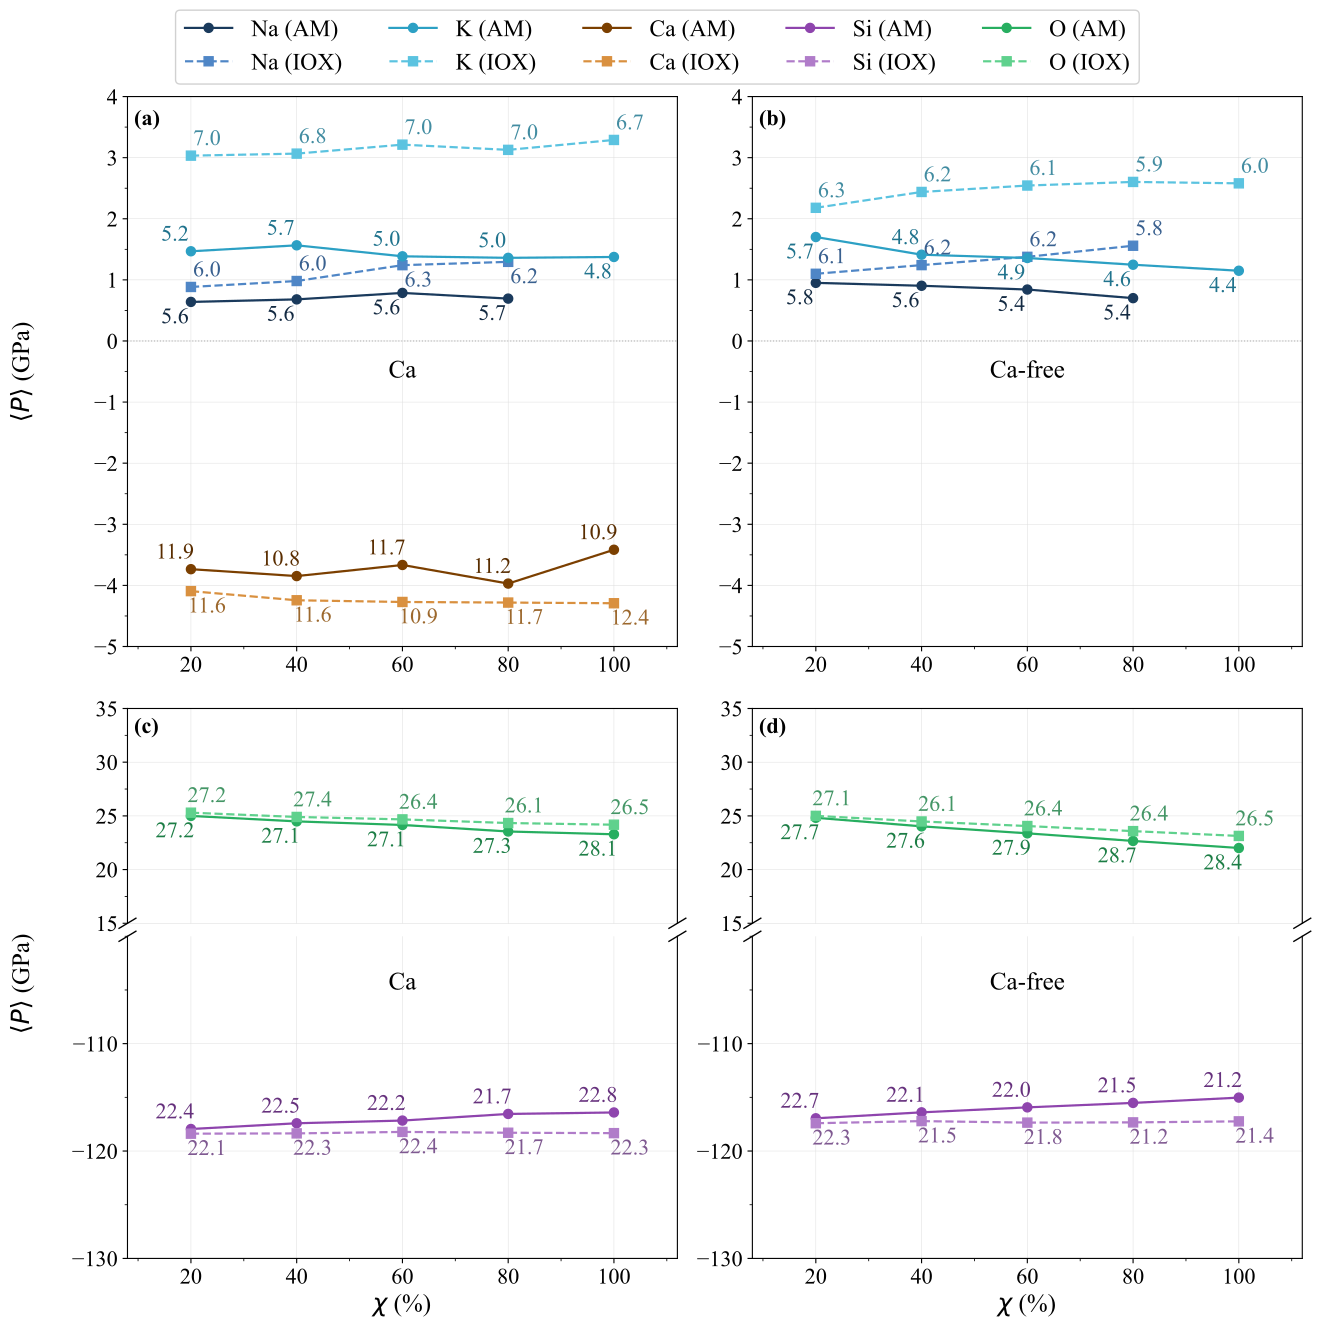

Write the Python code that produced this figure.
"""
fig_stress_av_mean_fwhm.py
<P> vs chi promediado sobre las 3 replicas, con el ancho de la distribucion como sombra.

Para cada chi, especie y estado (AM / IEX) y para cada replica (r=1,2,3):
  - media de la presion hidrostatica atomica P_i = -(sxx+syy+szz)/(3*V_i) [GPa]
  - ancho a media altura (FWHM) de la KDE de la distribucion de P_i
Curva  = media de las 3 medias.
Numero junto a cada punto = sigma_<P> = FWHM promediado sobre las 3 replicas (GPa).

Layout 2x2 como fig_stress_mean: (modificadores | red) x (CaO | Ca-free).
Ejes y: modificadores -5..4 GPa ; red con eje partido: O 15..35, Si -130..-100 GPa.
Paneles 2:1 (ancho:alto). Leyenda unica arriba, rotulos (a)-(d).
Atom types: Si=1, O=2, Ca=3, Na=4, K=5
"""

import numpy as np
import matplotlib.pyplot as plt
import matplotlib.ticker as ticker
from matplotlib.colors import to_rgb
from pathlib import Path
from scipy.stats import gaussian_kde

HERE     = Path(__file__).parent
DUMP_DIR = HERE / "dumps"
VORO_DIR = HERE.parent / "VORONOI"

TYPE_SI, TYPE_O, TYPE_CA, TYPE_NA, TYPE_K = 1, 2, 3, 4, 5
REPLICAS = (1, 2, 3)

XX_CONFIG = {
    20:  (3,  3,  3,  5,  5,  5),
    40:  (6,  6,  6,  10, 10, 10),
    60:  (9,  9,  9,  15, 15, 15),
    80:  (12, 12, 12, 20, 20, 20),
    100: (0,  15, 15, 0,  25, 25),
}
CHI = np.array(sorted(XX_CONFIG), dtype=float)

YLIM_MOD = (-5, 4)
YLIM_O = (15, 35)
YLIM_SI = (-130, -100)


def read_columns(path, ncols):
    data = {}
    in_atoms = False
    with open(path) as fh:
        for line in fh:
            s = line.strip()
            if s.startswith("ITEM: ATOMS"):
                in_atoms = True
                continue
            if s.startswith("ITEM:"):
                in_atoms = False
                continue
            if in_atoms and s:
                p = s.split()
                data[int(p[0])] = (int(p[1]),) + tuple(float(x) for x in p[2:2 + ncols])
    return data


def pressure_per_type(tag):
    stress = read_columns(DUMP_DIR / f"{tag}_stress.dat", 3)
    vol = read_columns(VORO_DIR / f"{tag}_vol.dat", 1)
    by_type = {t: [] for t in (TYPE_SI, TYPE_O, TYPE_CA, TYPE_NA, TYPE_K)}
    for aid, (t, sxx, syy, szz) in stress.items():
        if aid not in vol or t not in by_type:
            continue
        v = vol[aid][1]
        if v <= 0:
            continue
        by_type[t].append(-(sxx + syy + szz) / (3.0 * v) * 1e-4)   # GPa
    return {t: np.array(vals) for t, vals in by_type.items()}


def fwhm(arr):
    kde = gaussian_kde(arr, bw_method="silverman")
    pad = 0.1 * (arr.max() - arr.min())
    grid = np.linspace(arr.min() - pad, arr.max() + pad, 4000)
    y = kde(grid)
    i = int(np.argmax(y))
    half = y[i] / 2.0
    j = i
    while j > 0 and y[j] >= half:
        j -= 1
    k = i
    while k < len(y) - 1 and y[k] >= half:
        k += 1
    left = grid[j] + (half - y[j]) * (grid[j + 1] - grid[j]) / (y[j + 1] - y[j])
    right = grid[k - 1] + (y[k - 1] - half) * (grid[k] - grid[k - 1]) / (y[k - 1] - y[k])
    return right - left


# stats[sys][state][t] = (mean[chi], fwhm[chi])  (NaN si la especie no existe en ese chi)
stats = {s: {st: {t: (np.full(len(CHI), np.nan), np.full(len(CHI), np.nan))
                  for t in (TYPE_SI, TYPE_O, TYPE_CA, TYPE_NA, TYPE_K)}
             for st in ("am", "iex")} for s in ("cao", "noca")}

for ix, (XX, (xna_cao, xka_cao, xt_cao, xna_noca, xka_noca, xt_noca)) in enumerate(sorted(XX_CONFIG.items())):
    print(f"XX={XX}%...")
    tags = {
        ("cao", "am"):   f"cao_am_x{xka_cao}_r{{r}}",
        ("cao", "iex"):  f"cao_iex1_xt{xt_cao}_r{{r}}",
        ("noca", "am"):  f"noca_am_x{xka_noca}_r{{r}}",
        ("noca", "iex"): f"noca_iex1_xt{xt_noca}_r{{r}}",
    }
    for (sys_, st), pat in tags.items():
        per_rep = [pressure_per_type(pat.format(r=r)) for r in REPLICAS]
        for t in (TYPE_SI, TYPE_O, TYPE_CA, TYPE_NA, TYPE_K):
            arrs = [pr[t] for pr in per_rep]
            if any(len(a) < 5 for a in arrs):
                continue
            stats[sys_][st][t][0][ix] = np.mean([a.mean() for a in arrs])
            stats[sys_][st][t][1][ix] = np.mean([fwhm(a) for a in arrs])

import sys
sys.path.insert(0, str(HERE.parent))
from paper_style import BOX, FS_LABEL, FS_TEXT, apply_rcparams, relabel
apply_rcparams()

# (tipo, nombre, color AM, color IEX): dos tonos por especie
MOD_SERIES = [
    (TYPE_NA, "Na", "#1a3a5c", "#4f86c6"),
    (TYPE_K,  "K",  "#2ca0c4", "#5bc3e0"),
    (TYPE_CA, "Ca", "#7b3f00", "#d9903f"),
]
SI_SERIES = [(TYPE_SI, "Si", "#8e44ad", "#b07cc9")]
O_SERIES = [(TYPE_O, "O", "#27ae60", "#5fd18d")]
OFFSET_PT = 11.5
XSHIFT_PT = 11.5
LABEL_FS = FS_TEXT
TICK_FS = FS_TEXT
LABEL_AX_FS = FS_LABEL
TITLE_FS = FS_LABEL
LETTER_FS = FS_TEXT

# Geometria (pulgadas): cada "box" (a)-(d) es cuadrado de lado BOX;
# fila 1 (c,d) reparte ese mismo cuadrado en dos sub-paneles (O arriba, Si abajo).
PW = BOX
PH = BOX
LM, GAP_X, RM = 1.45, 0.75, 0.3
TM, GAP_Y, BM = 1.05, 0.62, 0.95
BREAK_GAP = 0.13
W = LM + 2 * PW + GAP_X + RM
H = TM + 2 * PH + GAP_Y + BM


def darker(color, f=0.72):
    r, g, b = to_rgb(color)
    return (r * f, g * f, b * f)


def add_axes_in(x, y, w, h):
    return fig.add_axes([x / W, y / H, w / W, h / H])


def panel_origin(col, row):
    return LM + col * (PW + GAP_X), BM + (1 - row) * (PH + GAP_Y)


def draw_series(ax, sys_, series):
    items = []
    for t, name, c_am, c_iex in series:
        if sys_ == "noca" and t == TYPE_CA:
            continue
        for st, color, marker, ls, tag in (("am", c_am, "o", "-", "AM"), ("iex", c_iex, "s", "--", "IEX")):
            m, w = stats[sys_][st][t]
            ok = ~np.isnan(m)
            ax.plot(CHI[ok], m[ok], color=color, marker=marker, ls=ls, ms=6.5, lw=1.6,
                    label=relabel(f"{name} ({tag})"), zorder=3)
            for ix in np.where(ok)[0]:
                items.append((ix, m[ix], darker(color), w[ix], st))
    return items


def style(ax, ylim):
    ax.set_ylim(*ylim)
    ax.set_xlim(8, 112)
    ax.xaxis.set_major_locator(ticker.MultipleLocator(20))
    ax.xaxis.set_minor_locator(ticker.AutoMinorLocator(2))
    ax.yaxis.set_minor_locator(ticker.AutoMinorLocator(2))
    ax.tick_params(labelsize=TICK_FS, which="both")
    ax.grid(lw=0.35, color="#dddddd", zorder=0)
    for sp in ax.spines.values():
        sp.set_visible(True)
        sp.set_linewidth(0.8)


def place_labels(ax, items, ylim):
    """Numero del ancho pegado a cada punto, sobre o bajo el marcador (lado con mas espacio libre).
    Los de AM se corren ligeramente a la izquierda y los de IEX a la derecha para no pisarse."""
    ppp = 72.0 / ax.figure.dpi
    to_pts = lambda y: ax.transData.transform((0, y))[1] * ppp
    top, bot = to_pts(ylim[1]), to_pts(ylim[0])
    for ix in sorted({it[0] for it in items}):
        col = sorted([it for it in items if it[0] == ix and ylim[0] <= it[1] <= ylim[1]], key=lambda it: it[1])
        marks = [(0.0, to_pts(it[1])) for it in col]
        placed = []
        for k, (_, y, color, val, st) in enumerate(col):
            yp = to_pts(y)
            dx = -XSHIFT_PT if st == "am" else XSHIFT_PT
            others = [m for j, m in enumerate(marks) if j != k] + placed
            best = None
            for d in (+1, -1):
                pos = yp + d * OFFSET_PT
                if pos + 6 > top or pos - 6 < bot:
                    continue
                dist = min([np.hypot(dx - ox, pos - oy) for ox, oy in others] + [1e9])
                if best is None or dist > best[0]:
                    best = (dist, d, pos)
            if best is None:
                continue
            _, d, pos = best
            placed.append((dx, pos))
            ax.annotate(f"{val:.1f}", (CHI[ix], y), textcoords="offset points",
                        xytext=(dx, d * OFFSET_PT), ha="center", va="center", fontsize=LABEL_FS,
                        color=color, zorder=4)


def break_marks(ax, top_edge):
    kw = dict(marker=[(-1, -0.6), (1, 0.6)], markersize=13, linestyle="none", color="k", mec="k",
              mew=1.0, clip_on=False)
    y = 1 if top_edge else 0
    ax.plot([0, 1], [y, y], transform=ax.transAxes, **kw)


fig = plt.figure(figsize=(W, H))
pending = []          # (ax, items, ylim) para colocar numeros al final
handles = {}

for col, (sys_, title) in enumerate((("cao", relabel("10CaO")), ("noca", "Ca-free"))):
    # --- fila 0: modificadores ---
    x0, y0 = panel_origin(col, 0)
    ax = add_axes_in(x0, y0, PW, PH)
    items = draw_series(ax, sys_, MOD_SERIES)
    style(ax, YLIM_MOD)
    ax.axhline(0, color="#aaaaaa", lw=0.8, ls=":", zorder=0)
    if col == 0:
        fig.text((x0 - 1.05) / W, (y0 + PH / 2) / H, r"$\langle P \rangle$ (GPa)", rotation=90, ha="center",
                 va="center", fontsize=LABEL_AX_FS)
    ax.text(0.5, 0.5, title, transform=ax.transAxes, ha="center", va="center", fontsize=TITLE_FS, zorder=5)
    ax.text(0.012, 0.975, "(a)" if col == 0 else "(b)", transform=ax.transAxes, ha="left", va="top",
            fontsize=LETTER_FS, fontweight="bold", zorder=5)
    pending.append((ax, items, YLIM_MOD))
    if col == 0:
        handles["mod"] = ax.get_legend_handles_labels()

    # --- fila 1: eje partido (O arriba, Si abajo) ---
    x1, y1 = panel_origin(col, 1)
    usable = PH - BREAK_GAP
    h_lo = usable * 30.0 / 50.0
    h_up = usable * 20.0 / 50.0
    ax_lo = add_axes_in(x1, y1, PW, h_lo)
    ax_up = add_axes_in(x1, y1 + h_lo + BREAK_GAP, PW, h_up)
    items_up = draw_series(ax_up, sys_, O_SERIES)
    items_lo = draw_series(ax_lo, sys_, SI_SERIES)
    style(ax_up, YLIM_O)
    style(ax_lo, YLIM_SI)
    ax_lo.set_yticks([-130, -120, -110])
    ax_up.spines["bottom"].set_visible(False)
    ax_up.tick_params(bottom=False, labelbottom=False, which="both")
    ax_lo.spines["top"].set_visible(False)
    ax_lo.set_xlabel(r"$\chi$ (%)", fontsize=LABEL_AX_FS)
    break_marks(ax_up, top_edge=False)
    break_marks(ax_lo, top_edge=True)
    if col == 0:
        fig.text((x1 - 1.05) / W, (y1 + PH / 2) / H, r"$\langle P \rangle$ (GPa)", rotation=90, ha="center",
                 va="center", fontsize=LABEL_AX_FS)
    fig.text((x1 + PW / 2) / W, (y1 + PH * 0.5) / H, title, ha="center", va="center", fontsize=TITLE_FS)
    ax_up.text(0.012, 0.955, "(c)" if col == 0 else "(d)", transform=ax_up.transAxes, ha="left", va="top",
               fontsize=LETTER_FS, fontweight="bold", zorder=5)
    pending.append((ax_up, items_up, YLIM_O))
    pending.append((ax_lo, items_lo, YLIM_SI))
    if col == 0:
        handles["o"] = ax_up.get_legend_handles_labels()
        handles["si"] = ax_lo.get_legend_handles_labels()

fig.canvas.draw()
for ax, items, yl in pending:
    place_labels(ax, items, yl)

hh = handles["mod"][0] + handles["si"][0] + handles["o"][0]
ll = handles["mod"][1] + handles["si"][1] + handles["o"][1]
fig.legend(hh, ll, loc="upper center", bbox_to_anchor=(0.5, 0.995), ncol=5, fontsize=17,
           frameon=True, framealpha=0.9, edgecolor="#cccccc")

out = HERE / "fig_stress_av_mean_fwhm.pdf"
fig.savefig(out, dpi=300, bbox_inches="tight")
fig.savefig(out.with_suffix(".png"), dpi=150, bbox_inches="tight")
print(f"Guardado: {out.name}  (paneles {PW:.2f} x {PH:.2f} in = 2:1)")
